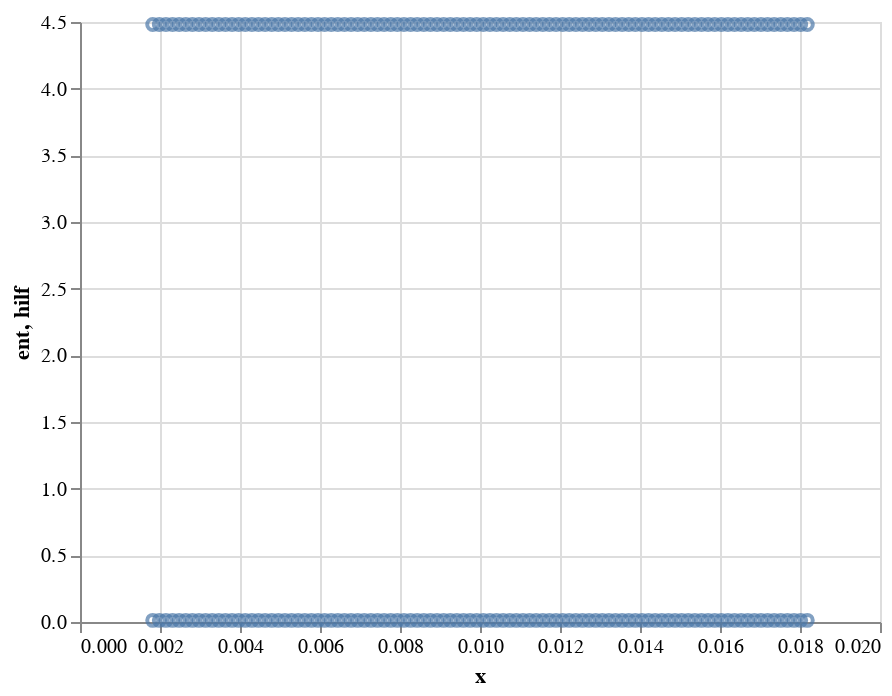

This figure's notebook cell:
### Code cell
base = alt.Chart(_df).mark_point().encode(
    x= 'x:Q')
base.encode(y='ent') + base.encode(y='hilf')

### Figure 1 — Vega-Lite specification as saved in the notebook (floating-point values rounded to 4 significant figures)
{"config": {"view": {"continuousWidth": 400, "continuousHeight": 300}}, "layer": [{"mark": "point", "encoding": {"x": {"type": "quantitative", "field": "x"}, "y": {"type": "quantitative", "field": "ent"}}}, {"mark": "point", "encoding": {"x": {"type": "quantitative", "field": "x"}, "y": {"type": "quantitative", "field": "hilf"}}}], "data": {"name": "data-d987d1501ce78fce1abef2bbd18351a8"}, "$schema": "https://vega.github.io/schema/vega-lite/v4.8.1.json", "datasets": {"data-d987d1501ce78fce1abef2bbd18351a8": [{"ent": 4.481, "x": 0.001818, "hilf": 0.01228}, {"ent": 4.481, "x": 0.001983, "hilf": 0.01228}, {"ent": 4.481, "x": 0.002149, "hilf": 0.01228}, {"ent": 4.481, "x": 0.002314, "hilf": 0.01228}, {"ent": 4.481, "x": 0.002479, "hilf": 0.01228}, {"ent": 4.481, "x": 0.002645, "hilf": 0.01228}, {"ent": 4.481, "x": 0.00281, "hilf": 0.01228}, {"ent": 4.481, "x": 0.002975, "hilf": 0.01228}, {"ent": 4.481, "x": 0.00314, "hilf": 0.01228}, {"ent": 4.481, "x": 0.003306, "hilf": 0.01228}, {"ent": 4.481, "x": 0.003471, "hilf": 0.01228}, {"ent": 4.481, "x": 0.003636, "hilf": 0.01228}, {"ent": 4.481, "x": 0.003802, "hilf": 0.01228}, {"ent": 4.481, "x": 0.003967, "hilf": 0.01228}, {"ent": 4.481, "x": 0.004132, "hilf": 0.01228}, {"ent": 4.481, "x": 0.004298, "hilf": 0.01228}, {"ent": 4.481, "x": 0.004463, "hilf": 0.01228}, {"ent": 4.481, "x": 0.004628, "hilf": 0.01228}, {"ent": 4.481, "x": 0.004793, "hilf": 0.01228}, {"ent": 4.481, "x": 0.004959, "hilf": 0.01228}, {"ent": 4.481, "x": 0.005124, "hilf": 0.01228}, {"ent": 4.481, "x": 0.005289, "hilf": 0.01228}, {"ent": 4.481, "x": 0.005455, "hilf": 0.01228}, {"ent": 4.481, "x": 0.00562, "hilf": 0.01228}, {"ent": 4.481, "x": 0.005785, "hilf": 0.01228}, {"ent": 4.481, "x": 0.00595, "hilf": 0.01228}, {"ent": 4.481, "x": 0.006116, "hilf": 0.01228}, {"ent": 4.481, "x": 0.006281, "hilf": 0.01228}, {"ent": 4.481, "x": 0.006446, "hilf": 0.01228}, {"ent": 4.481, "x": 0.006612, "hilf": 0.01228}, {"ent": 4.481, "x": 0.006777, "hilf": 0.01228}, {"ent": 4.481, "x": 0.006942, "hilf": 0.01228}, {"ent": 4.481, "x": 0.007107, "hilf": 0.01228}, {"ent": 4.481, "x": 0.007273, "hilf": 0.01228}, {"ent": 4.481, "x": 0.007438, "hilf": 0.01228}, {"ent": 4.481, "x": 0.007603, "hilf": 0.01228}, {"ent": 4.481, "x": 0.007769, "hilf": 0.01228}, {"ent": 4.481, "x": 0.007934, "hilf": 0.01228}, {"ent": 4.481, "x": 0.008099, "hilf": 0.01228}, {"ent": 4.481, "x": 0.008264, "hilf": 0.01228}, {"ent": 4.481, "x": 0.00843, "hilf": 0.01228}, {"ent": 4.481, "x": 0.008595, "hilf": 0.01228}, {"ent": 4.481, "x": 0.00876, "hilf": 0.01228}, {"ent": 4.481, "x": 0.008926, "hilf": 0.01228}, {"ent": 4.481, "x": 0.009091, "hilf": 0.01228}, {"ent": 4.481, "x": 0.009256, "hilf": 0.01228}, {"ent": 4.481, "x": 0.009421, "hilf": 0.01228}, {"ent": 4.481, "x": 0.009587, "hilf": 0.01228}, {"ent": 4.481, "x": 0.009752, "hilf": 0.01228}, {"ent": 4.481, "x": 0.009917, "hilf": 0.01228}, {"ent": 4.481, "x": 0.01008, "hilf": 0.01228}, {"ent": 4.481, "x": 0.01025, "hilf": 0.01228}, {"ent": 4.481, "x": 0.01041, "hilf": 0.01228}, {"ent": 4.481, "x": 0.01058, "hilf": 0.01228}, {"ent": 4.481, "x": 0.01074, "hilf": 0.01228}, {"ent": 4.481, "x": 0.01091, "hilf": 0.01228}, {"ent": 4.481, "x": 0.01107, "hilf": 0.01228}, {"ent": 4.481, "x": 0.01124, "hilf": 0.01228}, {"ent": 4.481, "x": 0.0114, "hilf": 0.01228}, {"ent": 4.481, "x": 0.01157, "hilf": 0.01228}, {"ent": 4.481, "x": 0.01174, "hilf": 0.01228}, {"ent": 4.481, "x": 0.0119, "hilf": 0.01228}, {"ent": 4.481, "x": 0.01207, "hilf": 0.01228}, {"ent": 4.481, "x": 0.01223, "hilf": 0.01228}, {"ent": 4.481, "x": 0.0124, "hilf": 0.01228}, {"ent": 4.481, "x": 0.01256, "hilf": 0.01228}, {"ent": 4.481, "x": 0.01273, "hilf": 0.01228}, {"ent": 4.481, "x": 0.01289, "hilf": 0.01228}, {"ent": 4.481, "x": 0.01306, "hilf": 0.01228}, {"ent": 4.481, "x": 0.01322, "hilf": 0.01228}, {"ent": 4.481, "x": 0.01339, "hilf": 0.01228}, {"ent": 4.481, "x": 0.01355, "hilf": 0.01228}, {"ent": 4.481, "x": 0.01372, "hilf": 0.01228}, {"ent": 4.481, "x": 0.01388, "hilf": 0.01228}, {"ent": 4.481, "x": 0.01405, "hilf": 0.01228}, {"ent": 4.481, "x": 0.01421, "hilf": 0.01228}, {"ent": 4.481, "x": 0.01438, "hilf": 0.01228}, {"ent": 4.481, "x": 0.01455, "hilf": 0.01228}, {"ent": 4.481, "x": 0.01471, "hilf": 0.01228}, {"ent": 4.481, "x": 0.01488, "hilf": 0.01228}, {"ent": 4.481, "x": 0.01504, "hilf": 0.01228}, {"ent": 4.481, "x": 0.01521, "hilf": 0.01228}, {"ent": 4.481, "x": 0.01537, "hilf": 0.01228}, {"ent": 4.481, "x": 0.01554, "hilf": 0.01228}, {"ent": 4.481, "x": 0.0157, "hilf": 0.01228}, {"ent": 4.481, "x": 0.01587, "hilf": 0.01228}, {"ent": 4.481, "x": 0.01603, "hilf": 0.01228}, {"ent": 4.481, "x": 0.0162, "hilf": 0.01228}, {"ent": 4.481, "x": 0.01636, "hilf": 0.01228}, {"ent": 4.481, "x": 0.01653, "hilf": 0.01228}, {"ent": 4.481, "x": 0.01669, "hilf": 0.01228}, {"ent": 4.481, "x": 0.01686, "hilf": 0.01228}, {"ent": 4.481, "x": 0.01702, "hilf": 0.01228}, {"ent": 4.481, "x": 0.01719, "hilf": 0.01228}, {"ent": 4.481, "x": 0.01736, "hilf": 0.01228}, {"ent": 4.481, "x": 0.01752, "hilf": 0.01228}, {"ent": 4.481, "x": 0.01769, "hilf": 0.01228}, {"ent": 4.481, "x": 0.01785, "hilf": 0.01228}, {"ent": 4.481, "x": 0.01802, "hilf": 0.01228}, {"ent": 4.481, "x": 0.01818, "hilf": 0.01228}]}}
